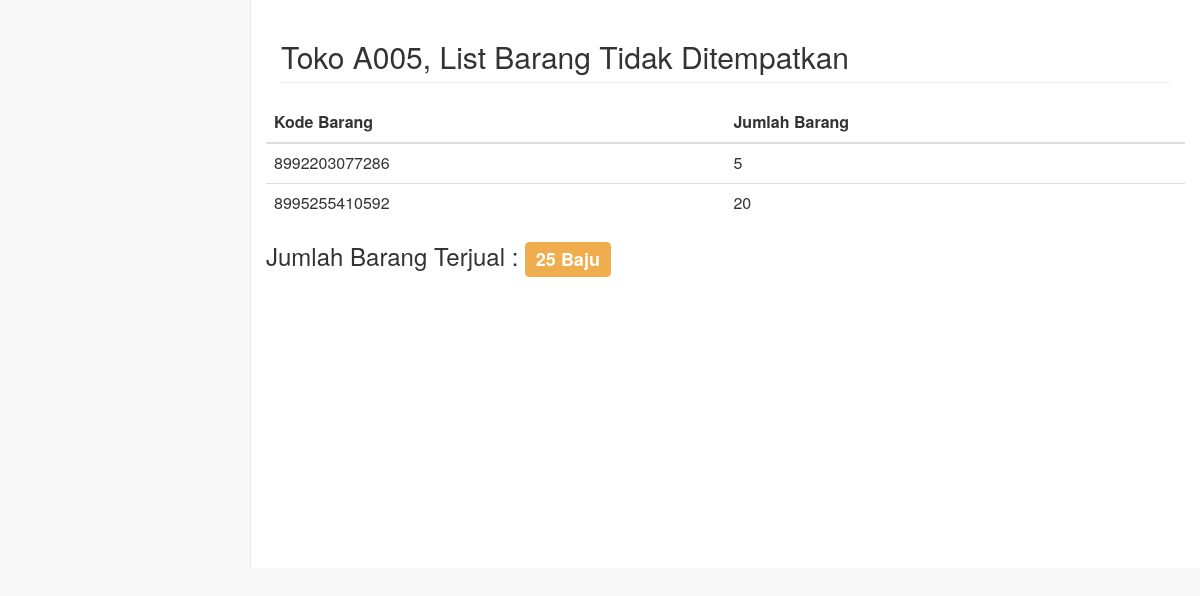
/luarLemari/luarDetail.php?toko=5, run on the app's committed database.
### tables this page shows
CREATE TABLE `toko` (
  `idToko` int(2) NOT NULL,
  `nama` varchar(15) NOT NULL
);

CREATE TABLE `stok` (
  `idStok` int(7) NOT NULL,
  `kode` varchar(13) NOT NULL,
  `jenisBarang` varchar(40) NOT NULL,
  `merk` varchar(30) NOT NULL,
  `ukuran` varchar(8) NOT NULL,
  `jumlah` int(6) NOT NULL,
  `harga` int(8) NOT NULL,
  `toko` int(2) NOT NULL
);

### luarLemari/luarDetail.php (the view, shortened to what this page needs)
<?php
	include "../koneksi.php";
	$toko=$_GET['toko'];
	$query = mysqli_query($con,"select * from toko where idToko='$toko'");
	while ($data = mysqli_fetch_array($query)){
		$nama=$data['nama'];
	}
?>
<html>
<head>
    <link href="../vendor/bootstrap/css/bootstrap.min.css" rel="stylesheet">
    <link href="../vendor/metisMenu/metisMenu.min.css" rel="stylesheet">
	<link href="../dist/css/sb-admin-2.css" rel="stylesheet">
	<link href="../vendor/font-awesome/css/font-awesome.min.css" rel="stylesheet" type="text/css">
</head>
<body>
<div id="page-wrapper">
  <div class="row">
    <div class="col-lg-12">
      <h2 class="page-header">Toko <?php echo $nama; ?>, List Barang Tidak Ditempatkan</h2>
    </div>
  </div>
<div class="row">
	<?php
		$qryTampil = mysqli_query($con,"select * from stok where toko='$toko' and jumlah>0;");
		$qryHitung = mysqli_query($con,"select sum(jumlah) from stok where toko='$toko';");
		$dtaHit = mysqli_fetch_row($qryHitung);
	?>
      <table class="table table-hover table-responsive">
        <thead>
          <tr>
            <th>Kode Barang</th>
			<th>Jumlah Barang</th>
          </tr>
        </thead>
        <tbody>
        <?php
          while ($dta = mysqli_fetch_array($qryTampil)) {
            echo '<tr>
              <td>'.$dta['kode'].'</td>
			  <td>'.$dta['jumlah'].'</td>
            </tr>';
          }
        ?>
        </tbody>
      </table>
	  <h3>
        Jumlah Barang Terjual :
        <span class="label label-warning">
          <?php
			if(isset($dtaHit[0])){
				echo $dtaHit[0]." Baju";
			} else {
				echo "0 Baju";
			}
			?>
        </span>
      </h3>
</div>
</div>
</body>
</html>

### data on the page
toko: nama "A005"
stok: kode "8992203077286", jumlah "5"
stok: kode "8995255410592", jumlah "20"

### other printed values
$dtaHit[0] "25"
